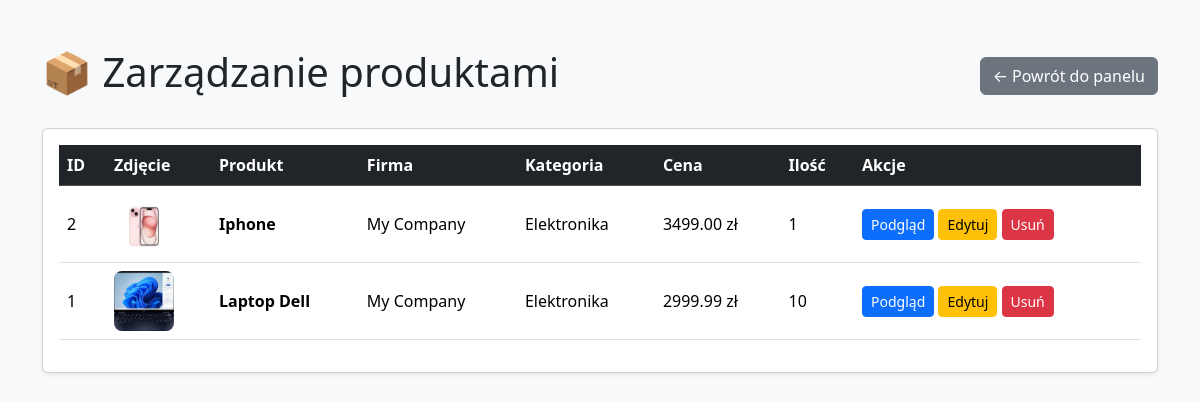
/admin-products/ (signed in), run on the app's committed database.
### products/models.py (models this page shows, shortened)
class Product(models.Model):
    company = models.ForeignKey(
        'companies.Company',
        on_delete=models.CASCADE,
        related_name='products'
    )
    category = models.ForeignKey(
        Category,
        on_delete=models.SET_NULL,
        null=True,
        blank=True,
        related_name='products'
    )
    name = models.CharField(
        max_length=255
    )
    description = models.TextField()
    price = models.DecimalField(
        max_digits=10,
        decimal_places=2
    )
    quantity = models.PositiveIntegerField(
        default=0
    )
    image = models.ImageField(
        upload_to='products/',
        blank=True,
        null=True
    )

class Category(models.Model):
    name = models.CharField(
        max_length=255
    )
    slug = models.SlugField(
        unique=True
    )

### companies/models.py (models this page shows, shortened)
class Company(models.Model):
    name = models.CharField(max_length=255)
    nip = models.CharField(max_length=20, unique=True)
    regon = models.CharField(max_length=20, blank=True, null=True)
    address = models.TextField()
    owner = models.OneToOneField(
        settings.AUTH_USER_MODEL,
        on_delete=models.CASCADE,
        related_name='owned_company'
    )
    created_at = models.DateTimeField(auto_now_add=True)

### accounts/admin_views.py (the view)
@login_required
def admin_products(request):
    if request.user.role != 'admin':
        return redirect('/dashboard/')
    products = Product.objects.select_related(
        'company',
        'category'
    ).all().order_by('-id')
    return render(
        request,
        'accounts/admin_products.html',
        {
            'products': products
        }
    )

### accounts/templates/accounts/admin_products.html (shortened to what this page needs)
<!DOCTYPE html>
<html lang="pl">
<head>
    <link href="https://cdn.jsdelivr.net/npm/bootstrap@5.3.3/dist/css/bootstrap.min.css"
          rel="stylesheet">
</head>
<body class="bg-light">
<div class="container mt-5">
    <div class="d-flex justify-content-between align-items-center mb-4">
        <h1>📦 Zarządzanie produktami</h1>
        <a href="/admin-panel/" class="btn btn-secondary">
            ← Powrót do panelu
        </a>
    </div>
    <div class="card shadow-sm">
        <div class="card-body">
            <table class="table table-hover align-middle">
                <thead class="table-dark">
                    <tr>
                        <th>ID</th>
                        <th>Zdjęcie</th>
                        <th>Produkt</th>
                        <th>Firma</th>
                        <th>Kategoria</th>
                        <th>Cena</th>
                        <th>Ilość</th>
                        <th>Akcje</th>
                    </tr>
                </thead>
                <tbody>
                {% for product in products %}
                    <tr>
                        <td>
                            {{ product.id }}
                        </td>
                        <td>
                            {% if product.image %}
                                <img
                                    src="{{ product.image.url }}"
                                    width="60"
                                    height="60"
                                    style="object-fit:cover;border-radius:8px;"
                                >
                            {% endif %}
                        </td>
                        <td>
                            <strong>{{ product.name }}</strong>
                        </td>
                        <td>
                            {{ product.company.name }}
                        </td>
                        <td>
                            {% if product.category %}
                                {{ product.category.name }}
                            {% else %}
                                -
                            {% endif %}
                        </td>
                        <td>
                            {{ product.price }} zł
                        </td>
                        <td>
                            {{ product.quantity }}
                        </td>
                        <td>
                            <a href="/products/{{ product.id }}/"
                               class="btn btn-primary btn-sm">
                                Podgląd
                            </a>
                            <a href="/products/{{ product.id }}/edit/"
                               class="btn btn-warning btn-sm">
                                Edytuj
                            </a>
                            <a href="/admin-products/{{ product.id }}/delete/"
                               class="btn btn-danger btn-sm"
                               onclick="return confirm('Usunąć produkt?')">
                                Usuń
                            </a>
                        </td>
                    </tr>
                {% empty %}
                    <tr>
                        <td colspan="8" class="text-center">
                            Brak produktów
                        </td>
                    </tr>
                {% endfor %}
                </tbody>
            </table>
        </div>
    </div>
</div>
</body>
</html>

### data on the page
Product: id "2", image (picture), name "Iphone", company.name "My Company", category.name "Elektronika", price "3499.00", quantity "1"
Product: id "1", image (picture), name "Laptop Dell", company.name "My Company", category.name "Elektronika", price "2999.99", quantity "10"
